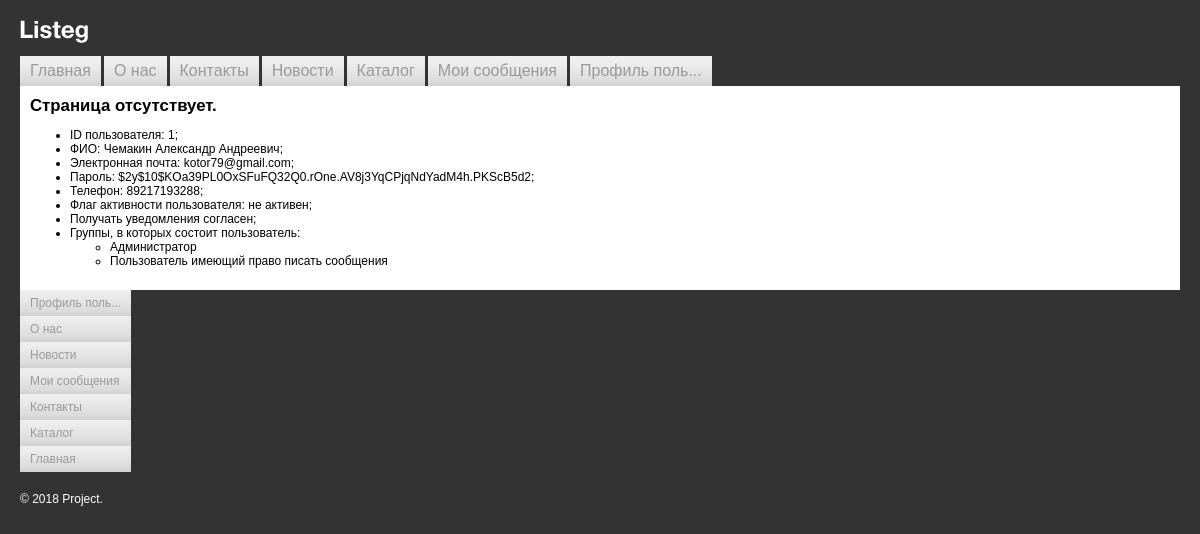
The app's page /profile/index.php (signed in) with its own data.
### tables this page shows
CREATE TABLE `users` (
  `id` int NOT NULL,
  `surname` varchar(50) NOT NULL,
  `name` varchar(50) NOT NULL,
  `patronymic` varchar(50) DEFAULT NULL,
  `email` varchar(255) NOT NULL,
  `phone` varchar(50) DEFAULT NULL,
  `password` varchar(255) NOT NULL,
  `active` tinyint(1) NOT NULL DEFAULT '0',
  `notice` tinyint(1) NOT NULL DEFAULT '0'
);

### templates/session_start.php (called while the page is built, shortened)
<?php
function isAuth($isRedirectToMain = false) {
    $auth = isset($_SESSION['auth']) && $_SESSION['auth'] == 'yes';
    return $auth;
}

### lib/main_menu.php (called while the page is built)
<?php
$mainMenu = [
    [
        'title' => 'Главная',
        'path' => '/',
        'sort' => 1,
    ],
    [
        'title' => 'О нас',
        'path' => '/route/about/',
        'sort' => 2,
    ],
    [
        'title' => 'Контакты',
        'path' => '/route/contacts/',
        'sort' => 3,
    ],
    [
        'title' => 'Новости',
        'path' => '/route/news/',
        'sort' => 4,
    ],
    [
        'title' => 'Каталог',
        'path' => '/route/catalog/',
        'sort' => 5,
    ],
    [
        'title' => 'Мои сообщения',
        'path' => '/posts/',
        'sort' => 6,
    ],
    [
        'title' => 'Профиль пользователя',
        'path' => '/profile/',
        'sort' => 7,
    ]
];

### helpers/helper.php (called while the page is built, shortened)
<?php
function getTitleArrayThroughPath(array $array)
{
    return 'Страница отсутствует.';
}
function showMenu (array $array, int $sort, string $classUl, string $key = 'sort')
{
    include $_SERVER['DOCUMENT_ROOT'] . '/templates/show_menu.php';
}
function isCurrentUrl($url){
    return parse_url($_SERVER['REQUEST_URI'], PHP_URL_PATH) == $url;
}
function filterInputText(string $inputText): string
{
    $inputText = strip_tags($inputText);
    $inputText = htmlspecialchars($inputText);
    return $inputText;
}
function getConnection() : object
{
    $bdHost = 'localhost';
    $bdLogin = 'root';
    $bdPassword = 'root';
    $bdName = 'module7';
    static $bd;
    if (empty($bd)) {
        $bd = mysqli_connect($bdHost, $bdLogin, $bdPassword, $bdName);
    }
    return $bd;
}
function getUserByEmail(string $email) : array
{
    $email = mysqli_real_escape_string(getConnection(), $email);
    $result = mysqli_query(getConnection(), "
        SELECT `u`.*, `gu`.`groups_id`, `g`.`title`
        FROM `users` AS `u`
        JOIN `groups_users` AS `gu` ON `u`.`id` = `users_id`
        JOIN `groups` AS `g` ON `g`.`id` = `groups_id`
        WHERE `email` = '$email'
    ");
    if (mysqli_num_rows($result) != 0) {
        $getUser =  mysqli_fetch_assoc($result);
        $groupsId = [];
        foreach($result as $row) {
            $getUser['groups'][] = $row['title'];
            $groupsId[] = $row['groups_id'];
        }
        $getUser['canWritePost'] = false;
        foreach($groupsId as $row) {
            if ($row == 3) {
                $getUser['canWritePost'] = true;
            }
        }
    } else {
        $getUser = [];
    }
    return $getUser;
}

### profile/index.php (the view)
<?php
include $_SERVER['DOCUMENT_ROOT'] . '/templates/session_start.php';
if (isAuth(true)) {
    include $_SERVER['DOCUMENT_ROOT'] . '/templates/header.php'; ?>
    <main>
        <h1><?=getTitleArrayThroughPath($mainMenu)?></h1>
        <ul>
            <li> ID пользователя: <?= $getUser['id'] . ';' ?> </li>
            <li> ФИО: <?= $getUser['surname'] . ' ' . $getUser['name'] . ' ' . $getUser['patronymic']?>;</li>
            <li> Электронная почта: <?= $getUser['email']?>;</li>
            <li> Пароль: <?= $getUser['password']?>;</li>
            <li> Телефон: <?= $getUser['phone']?>; </li>
            <li> Флаг активности пользователя: <?= ($getUser['active'] ? 'активен' : 'не активен')?>;</li>
            <li> Получать уведомления <?= ($getUser['notice'] ? 'согласен' : 'не согласен')?>;</li>
            <li> Группы, в которых состоит пользователь:
                <ul>
                    <?php
                    foreach ($getUser['groups'] as $group) { ?>
                        <li> <?= $group ?> </li>
                    <?php } ?>
                </ul>
            </li>
        </ul>
    </main>
    <?php
    include $_SERVER['DOCUMENT_ROOT'] . '/templates/footer.php';
}

### styles.css (style rules this page uses)
body { background: #333333; padding: 20px; margin: 0; color: #000000; font-family: Arial, Helvetica, sans-serif; font-size: 12px; }
.left-collum-index h1, .left-collum-index h2 { font-size: 1.4em; color: #000000; margin: 0 0 10px 0; }

### records on screen
users: id "1", surname "Чемакин", name "Александр", patronymic "Андреевич", email "kotor79@gmail.com", password "$2y$10$KOa39PL0OxSFuFQ32Q0.rOne.AV8j3YqCPjqNdYadM4h.PKScB5d2", phone "89217193288"

### other values on screen
cutString($itemMenu['title']) "Главная"
cutString($itemMenu['title']) "О нас"
cutString($itemMenu['title']) "Контакты"
cutString($itemMenu['title']) "Новости"
cutString($itemMenu['title']) "Каталог"
cutString($itemMenu['title']) "Мои сообщения"
cutString($itemMenu['title']) "Профиль поль..."
getTitleArrayThroughPath($mainMenu) "Страница отсутствует."
$group "Администратор"
$group "Пользователь имеющий право писать сообщения"
